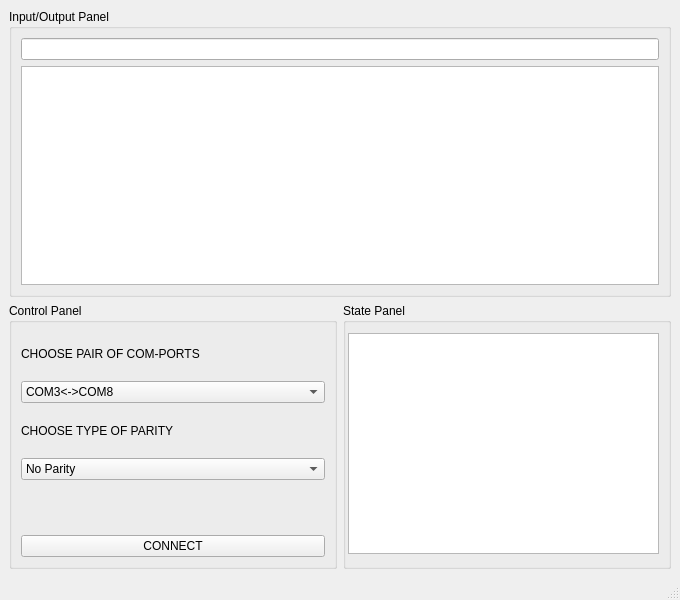
<?xml version="1.0" encoding="UTF-8"?>
<ui version="4.0">
 <class>MainWindow</class>
 <widget class="QMainWindow" name="MainWindow">
  <property name="geometry">
   <rect>
    <x>0</x>
    <y>0</y>
    <width>680</width>
    <height>600</height>
   </rect>
  </property>
  <property name="minimumSize">
   <size>
    <width>680</width>
    <height>600</height>
   </size>
  </property>
  <property name="windowTitle">
   <string>MainWindow</string>
  </property>
  <widget class="QWidget" name="centralwidget">
   <layout class="QGridLayout" name="gridLayout">
    <item row="1" column="0" colspan="3">
     <widget class="QGroupBox" name="groupBox_2">
      <property name="title">
       <string>Input/Output Panel</string>
      </property>
      <layout class="QVBoxLayout" name="verticalLayout_5">
       <item>
        <layout class="QVBoxLayout" name="verticalLayout">
         <item>
          <widget class="QLineEdit" name="ln_Input"/>
         </item>
         <item>
          <widget class="QListWidget" name="lst_Output"/>
         </item>
        </layout>
       </item>
      </layout>
     </widget>
    </item>
    <item row="4" column="2">
     <widget class="QGroupBox" name="groupBox_3">
      <property name="minimumSize">
       <size>
        <width>328</width>
        <height>266</height>
       </size>
      </property>
      <property name="title">
       <string>State Panel</string>
      </property>
      <widget class="QListWidget" name="lst_State">
       <property name="geometry">
        <rect>
         <x>5</x>
         <y>30</y>
         <width>311</width>
         <height>221</height>
        </rect>
       </property>
      </widget>
     </widget>
    </item>
    <item row="4" column="0" colspan="2">
     <widget class="QGroupBox" name="groupBox">
      <property name="title">
       <string>Control Panel</string>
      </property>
      <layout class="QVBoxLayout" name="verticalLayout_4">
       <item>
        <layout class="QVBoxLayout" name="verticalLayout_2">
         <item>
          <widget class="QLabel" name="label_3">
           <property name="text">
            <string>CHOOSE PAIR OF COM-PORTS</string>
           </property>
          </widget>
         </item>
         <item>
          <widget class="QComboBox" name="comPairs">
           <item>
            <property name="text">
             <string>COM3&lt;-&gt;COM8</string>
            </property>
           </item>
           <item>
            <property name="text">
             <string>COM7&lt;-&gt;COM4</string>
            </property>
           </item>
          </widget>
         </item>
         <item>
          <widget class="QLabel" name="label_2">
           <property name="text">
            <string>CHOOSE TYPE OF PARITY</string>
           </property>
          </widget>
         </item>
         <item>
          <widget class="QComboBox" name="parity">
           <item>
            <property name="text">
             <string>No Parity</string>
            </property>
           </item>
           <item>
            <property name="text">
             <string>Even Parity</string>
            </property>
           </item>
           <item>
            <property name="text">
             <string>Odd Parity</string>
            </property>
           </item>
           <item>
            <property name="text">
             <string>Space Parity</string>
            </property>
           </item>
           <item>
            <property name="text">
             <string>Mark Parity</string>
            </property>
           </item>
          </widget>
         </item>
         <item>
          <widget class="QLabel" name="label_4">
           <property name="text">
            <string/>
           </property>
          </widget>
         </item>
         <item>
          <widget class="QPushButton" name="btn_Connect">
           <property name="text">
            <string>CONNECT</string>
           </property>
          </widget>
         </item>
        </layout>
       </item>
      </layout>
     </widget>
    </item>
   </layout>
  </widget>
  <widget class="QMenuBar" name="menubar">
   <property name="geometry">
    <rect>
     <x>0</x>
     <y>0</y>
     <width>680</width>
     <height>21</height>
    </rect>
   </property>
  </widget>
  <widget class="QStatusBar" name="statusbar"/>
 </widget>
 <resources/>
 <connections/>
</ui>
